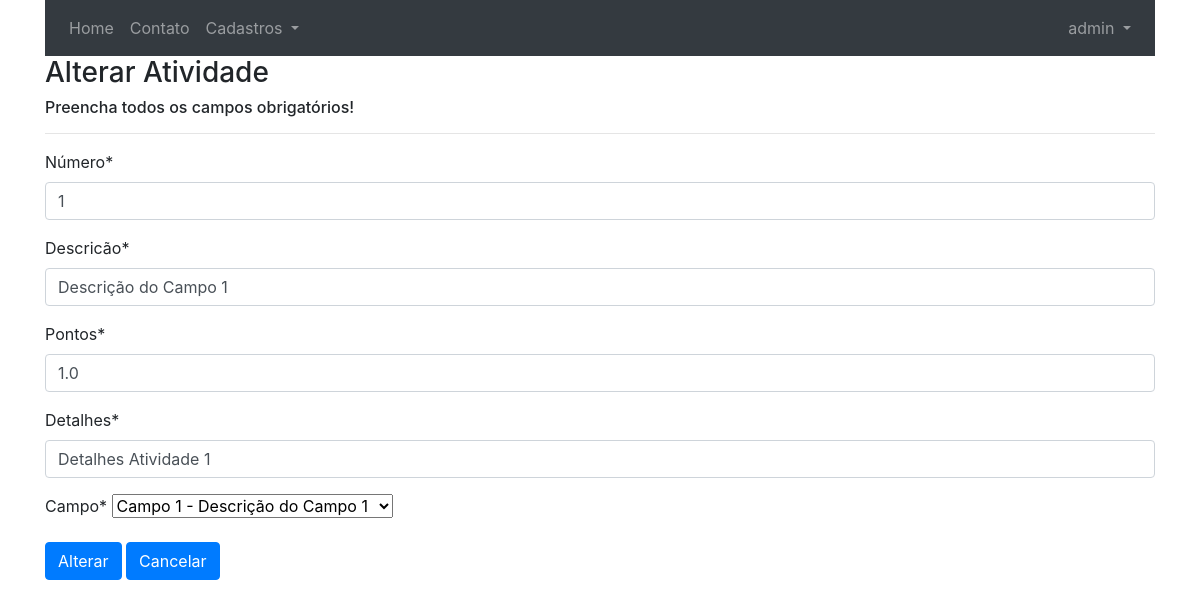
The page /editar/atividade/1/ (signed in) on the database its author committed.
### cadastros/models.py (models this page shows, shortened)
class Atividade(models.Model):
    numero = models.IntegerField(verbose_name="Número")
    descricao = models.CharField(max_length=150, verbose_name="Descricão")
    pontos = models.DecimalField(max_digits=4, decimal_places=1)
    detalhes = models.CharField(max_length=100)
    arquivo = models.FileField(upload_to="pdf/", null=False, blank=True)
    campo = models.ForeignKey(Campo, on_delete=models.PROTECT)
    usuario = models.ForeignKey(User, on_delete=models.PROTECT)
    class Meta:
        verbose_name = 'Atividade'
        verbose_name_plural = 'Atividades'

class Campo(models.Model):
    nome = models.CharField(max_length=50)
    descricao = models.CharField(max_length=150, verbose_name="Descrição")
    usuario = models.ForeignKey(User, on_delete=models.PROTECT)
    class Meta:
        verbose_name = 'Campo'
        verbose_name_plural = 'Campos'
    def __str__(self):
        return "{} - {}".format(self.nome, self.descricao)

### cadastros/views.py (the view)
# urls.py: path('editar/atividade/<int:pk>/', AtividadeUpdate.as_view(), name='editar-atividade'),         # noqa : E501
class AtividadeUpdate(GroupRequiredMixin, LoginRequiredMixin, UpdateView):
    login_url = reverse_lazy('login')
    group_required = u"Administrador"
    model = Atividade
    fields = ['numero', 'descricao', 'pontos', 'detalhes', 'campo']
    template_name = 'cadastros/form.html'
    success_url = reverse_lazy('listar-atividades')
    def get_context_data(self, *args, **kwargs):
        context = super().get_context_data(*args, **kwargs)
        context['titulo'] = 'Alterar Atividade'
        context['botao'] = 'Alterar'
        return context
    def get_object(self, queryset=None):
        self.object = get_object_or_404(Atividade, pk=self.kwargs['pk'],usuario=self.request.user)                  # noqa : E501
        return self.object

### cadastros/templates/cadastros/form.html (shortened to what this page needs)
{% extends 'core/base.html' %}
{% load static %}
{% load crispy_forms_tags %}
{% block content %}
    <h3>{{ titulo }}</h3>
    <h6>Preencha todos os campos obrigatórios!</h6>
    <hr>
    <form method="post">
        {{ form|crispy }}
        <button class="btn btn-primary" type="submit">{{ botao }}</button>
        <a class="btn btn-primary" href="{% url 'index' %}">Cancelar</a>
    </form>
{% endblock %}

### core/templates/core/base.html (shortened to what this page needs)
{% load static %}
<!DOCTYPE html>
<html lang="pt-BR">
<head>
  <link rel="stylesheet" href="https://cdn.jsdelivr.net/npm/bootstrap@4.0.0/dist/css/bootstrap.min.css"
>
  <link rel="stylesheet" href="https://cdnjs.cloudflare.com/ajax/libs/font-awesome/6.4.0/css/all.min.css"
 />
  <link href="https://cdn.datatables.net/v/bs4/dt-1.13.4/datatables.min.css" rel="stylesheet" />
</head>
<body>
  <div class="container">
    {% block menu %}
    <nav class="navbar navbar-expand-lg navbar-dark bg-dark">
      <div class="collapse navbar-collapse" id="navbarSupportedContent">
        <ul class="navbar-nav mr-auto">
          <li class="nav-item">
            <a class="nav-link" href="{% url 'index' %}">Home</a>
          </li>
          <li class="nav-item">
            <a class="nav-link" href="{% url 'contato' %}">Contato</a>
          </li>
          {% if request.user.is_authenticated %}
          <li class="nav-item dropdown">
            <a class="nav-link dropdown-toggle" href="#" id="navbarDropdown" role="button" data-toggle="dropdown"
              aria-haspopup="true" aria-expanded="false">
              Cadastros
            </a>
          </li>
          {% endif %}
        </ul>
        {% if request.user.is_authenticated %}
        <ul class="navbar-nav ml-auto">
          <li class="nav-item dropdown">
            <a class="nav-link dropdown-toggle" href="#" id="navbarDropdown" role="button" data-toggle="dropdown"
              aria-haspopup="true" aria-expanded="false">
              {% if request.user.first_name %}
              Olá, {{ request.user.first_name }}
              {% else %}
              {{ request.user }}
              {% endif %}
            </a>
          </li>
        </ul>
        {% endif %}
      </div>
    </nav>
    {% endblock %}
    {% block content %}
    {% endblock %}
  </div>
</body>
</html>

### rows shown on the page
Atividade: numero "1", descricao "Descrição do Campo 1", pontos "1.0", detalhes "Detalhes Atividade 1", campo "Campo 1 - Descrição do Campo 1"

### other values the page prints
{{ request.user }} "admin"
{{ titulo }} "Alterar Atividade"
{{ botao }} "Alterar"
